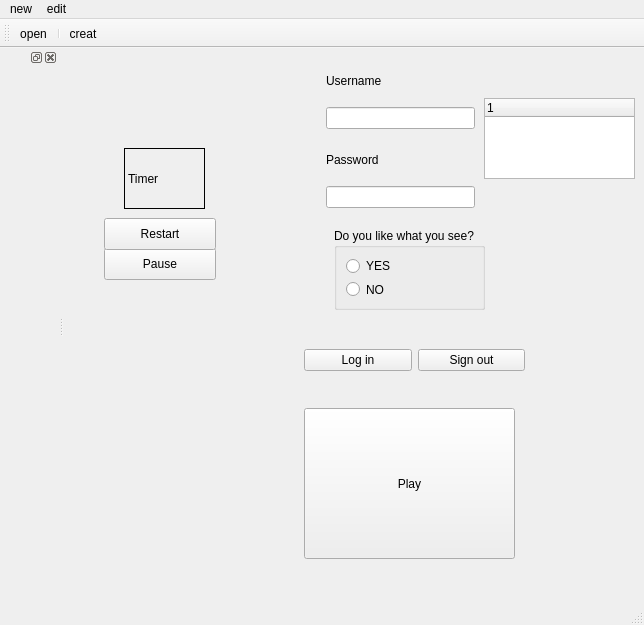
<?xml version="1.0" encoding="UTF-8"?>
<ui version="4.0">
 <class>myQMainWindow</class>
 <widget class="QMainWindow" name="myQMainWindow">
  <property name="geometry">
   <rect>
    <x>0</x>
    <y>0</y>
    <width>644</width>
    <height>625</height>
   </rect>
  </property>
  <property name="windowTitle">
   <string>myQMainWindow</string>
  </property>
  <widget class="QWidget" name="centralwidget">
   <widget class="QWidget" name="widget_3" native="true">
    <property name="geometry">
     <rect>
      <x>250</x>
      <y>0</y>
      <width>161</width>
      <height>172</height>
     </rect>
    </property>
    <widget class="QWidget" name="widget" native="true">
     <property name="geometry">
      <rect>
       <x>12</x>
       <y>12</y>
       <width>149</width>
       <height>69</height>
      </rect>
     </property>
     <layout class="QVBoxLayout" name="verticalLayout">
      <item>
       <widget class="QLabel" name="label">
        <property name="text">
         <string>Username</string>
        </property>
       </widget>
      </item>
      <item>
       <widget class="QLineEdit" name="lineEdit"/>
      </item>
     </layout>
    </widget>
    <widget class="QWidget" name="widget_2" native="true">
     <property name="geometry">
      <rect>
       <x>12</x>
       <y>91</y>
       <width>149</width>
       <height>69</height>
      </rect>
     </property>
     <layout class="QVBoxLayout" name="verticalLayout_2">
      <item>
       <widget class="QLabel" name="label_2">
        <property name="text">
         <string>Password</string>
        </property>
       </widget>
      </item>
      <item>
       <widget class="QLineEdit" name="lineEdit_2"/>
      </item>
     </layout>
    </widget>
   </widget>
   <widget class="QWidget" name="widget_4" native="true">
    <property name="geometry">
     <rect>
      <x>240</x>
      <y>290</y>
      <width>221</width>
      <height>44</height>
     </rect>
    </property>
    <layout class="QHBoxLayout" name="horizontalLayout_3">
     <item>
      <widget class="QPushButton" name="pushButton">
       <property name="text">
        <string>Log in</string>
       </property>
      </widget>
     </item>
     <item>
      <widget class="QPushButton" name="pushButton_2">
       <property name="text">
        <string>Sign out</string>
       </property>
      </widget>
     </item>
    </layout>
   </widget>
   <widget class="QToolButton" name="toolButton">
    <property name="geometry">
     <rect>
      <x>240</x>
      <y>360</y>
      <width>211</width>
      <height>151</height>
     </rect>
    </property>
    <property name="text">
     <string>Play</string>
    </property>
    <property name="icon">
     <iconset resource="res.qrc">
      <normaloff>:/bmk_8451-65261922_p0.png</normaloff>:/bmk_8451-65261922_p0.png</iconset>
    </property>
    <property name="iconSize">
     <size>
      <width>150</width>
      <height>80</height>
     </size>
    </property>
    <property name="toolButtonStyle">
     <enum>Qt::ToolButtonTextUnderIcon</enum>
    </property>
   </widget>
   <widget class="QGroupBox" name="groupBox">
    <property name="geometry">
     <rect>
      <x>270</x>
      <y>180</y>
      <width>151</width>
      <height>82</height>
     </rect>
    </property>
    <property name="title">
     <string>Do you like what you see?</string>
    </property>
    <layout class="QVBoxLayout" name="verticalLayout_3">
     <item>
      <widget class="QRadioButton" name="radioButton_2">
       <property name="text">
        <string>YES</string>
       </property>
      </widget>
     </item>
     <item>
      <widget class="QRadioButton" name="radioButton_3">
       <property name="text">
        <string>NO</string>
       </property>
      </widget>
     </item>
    </layout>
   </widget>
   <widget class="QTreeWidget" name="treeWidget">
    <property name="geometry">
     <rect>
      <x>420</x>
      <y>50</y>
      <width>151</width>
      <height>81</height>
     </rect>
    </property>
    <column>
     <property name="text">
      <string notr="true">1</string>
     </property>
    </column>
   </widget>
   <widget class="QLabel" name="label_4">
    <property name="geometry">
     <rect>
      <x>60</x>
      <y>100</y>
      <width>81</width>
      <height>61</height>
     </rect>
    </property>
    <property name="frameShape">
     <enum>QFrame::Box</enum>
    </property>
    <property name="text">
     <string>Timer</string>
    </property>
   </widget>
   <widget class="QPushButton" name="pushButton_3">
    <property name="geometry">
     <rect>
      <x>40</x>
      <y>200</y>
      <width>112</width>
      <height>32</height>
     </rect>
    </property>
    <property name="text">
     <string>Pause</string>
    </property>
   </widget>
   <widget class="QPushButton" name="pushButton_4">
    <property name="geometry">
     <rect>
      <x>40</x>
      <y>170</y>
      <width>112</width>
      <height>32</height>
     </rect>
    </property>
    <property name="text">
     <string>Restart</string>
    </property>
   </widget>
  </widget>
  <widget class="QMenuBar" name="menubar">
   <property name="geometry">
    <rect>
     <x>0</x>
     <y>0</y>
     <width>644</width>
     <height>22</height>
    </rect>
   </property>
   <widget class="QMenu" name="menunew">
    <property name="title">
     <string>new</string>
    </property>
    <addaction name="actionopen"/>
    <addaction name="separator"/>
    <addaction name="actioncreat"/>
   </widget>
   <widget class="QMenu" name="menuedit">
    <property name="title">
     <string>edit</string>
    </property>
   </widget>
   <addaction name="menunew"/>
   <addaction name="menuedit"/>
  </widget>
  <widget class="QStatusBar" name="statusbar"/>
  <widget class="QToolBar" name="toolBar">
   <property name="windowTitle">
    <string>toolBar</string>
   </property>
   <attribute name="toolBarArea">
    <enum>TopToolBarArea</enum>
   </attribute>
   <attribute name="toolBarBreak">
    <bool>false</bool>
   </attribute>
   <addaction name="actionopen"/>
   <addaction name="separator"/>
   <addaction name="actioncreat"/>
  </widget>
  <widget class="QDockWidget" name="dockWidget">
   <attribute name="dockWidgetArea">
    <number>1</number>
   </attribute>
   <widget class="QWidget" name="dockWidgetContents"/>
  </widget>
  <action name="actionopen">
   <property name="text">
    <string>open</string>
   </property>
  </action>
  <action name="actioncreat">
   <property name="text">
    <string>creat</string>
   </property>
  </action>
 </widget>
 <resources>
  <include location="res.qrc"/>
 </resources>
 <connections/>
</ui>
